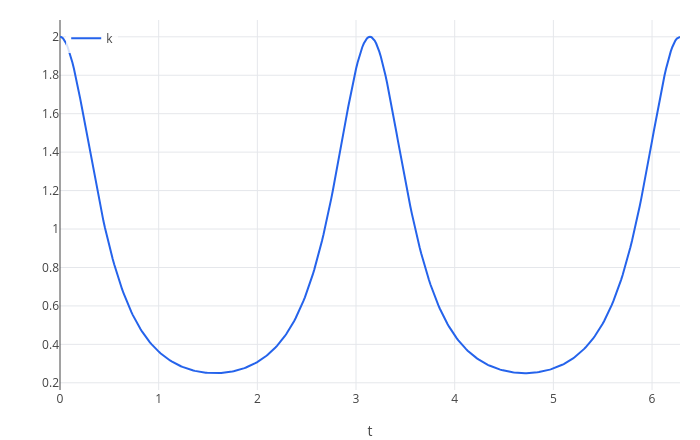

Write notebook code for a chart like this one.
### Markdown cell above
Check: for a circle, $a = b = r$, the denominator becomes $(r^2)^{3/2} = r^3$ and $\kappa = r^2/r^3 = 1/r$.

For our ellipse the curvature is largest at the ends of the long axis ($t = 0$ and $t = \pi$), where the ellipse is
most pointed:

### Code cell
a = 2;
b = 1;
plot(k, t, 0, 2*pi)

### Figure 1 — Plotly figure (JSON) as saved in the notebook; plotly's stock layout.template omitted (floating-point values rounded to 4 significant figures; data arrays with more than 128 entries replaced by an {"elided": "..."} marker saying what was removed)
{"data": [{"line": {"color": "#2563eb", "width": 2}, "mode": "lines", "name": "k", "type": "scatter", "x": {"elided": "402 float values"}, "y": {"elided": "402 float values"}}], "layout": {"height": 440, "legend": {"bgcolor": "rgba(255,255,255,0.8)", "x": 0.01, "y": 0.99}, "margin": {"b": 50, "l": 60, "r": 20, "t": 20}, "showlegend": true, "title": {"text": ""}, "width": 700, "xaxis": {"title": {"text": "t"}, "zeroline": true}, "yaxis": {"range": [0.1625, 2.087], "title": {"text": ""}, "zeroline": true}}}
